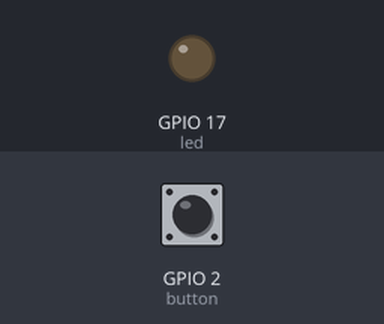
Simulated run of this program. Board: Raspberry Pi (BCM pin numbers). Parts: output pins drawn as LEDs (lit = HIGH). The inputs (shaded band) are chosen by the test bench; at power-on: GPIO 2 (button) HIGH. The clock reads 2024-03-15 10:24:30 at power-on unless the program sets it; the camera gives no picture and a still takes 0.5 s.

Above: at 1.2 s.
1.3 s: GPIO 2 (button) pulled LOW for 0.15 s
At 1.7 s:
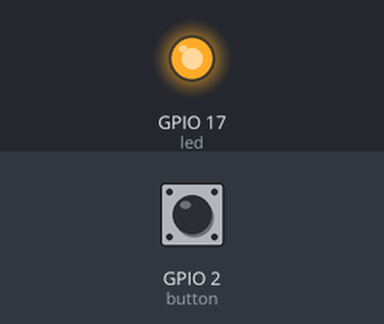
Timing chart, 0 to 4.3 s (numbered marks = the images above; inputs shaded):
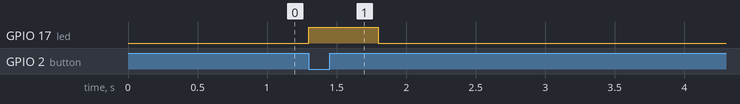

Measured:
- after the input at 1.3 s, GPIO 17 (led): LOW → HIGH at once, → LOW 0.50 s later

The program:

buttoncam.py
```python
from gpiozero import Button, LED
from picamera import PiCamera
from datetime import datetime
from signal import pause

led = LED(17)
button = Button(2)
camera = PiCamera()

def capture():
  led.on()
  dt = datetime.now().isoformat()
  camera.capture('/home/pi/%s.jpg' % dt)
  led.off()

button.when_pressed = capture
pause()
```
